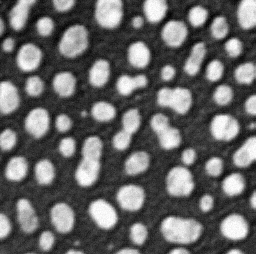
#> input picture classes/class9/images/blobs.png, 256 x 254 px, found by its file name
$ jupyter execute morphology-binary.ipynb   (shell and % lines are left out)
#> lines starting #> are read from the running program, lines starting #| are printed output that depends on the picture; after the words box and inside, x2 and y2 are one past the last pixel; in counts of white or black regions, pixels touching at a corner belong together
# Morphology: Binary Methods

[cell 1]

import time

import numpy as np

import matplotlib.image as img
import matplotlib.pyplot as plt

from skimage import data, io
from skimage.util import img_as_ubyte, invert

from skimage.morphology import disk, square
from skimage.morphology import thin, medial_axis
from skimage.morphology import area_opening
from skimage.morphology import convex_hull_image, convex_hull_object

from scipy.ndimage import binary_dilation, binary_erosion
from scipy.ndimage import binary_opening, binary_closing

[cell 2]
def show_images(I, titles=None):
    fig, ax = plt.subplots(1, len(I), figsize=(12,12))

    for i in np.arange(0,len(I)):
        ax[i].imshow(I[i], cmap='gray')
        ax[i].set_axis_off()
        if titles != None:
            ax[i].set_title(titles[i])

[cell 3]
I = io.imread("../../images/blobs.png", as_gray=True)
#> I is the input picture: shape (254, 256); min 0, max 255, mean 103.2
I = img_as_ubyte(I)

B1 = np.where(I<70, False, True)
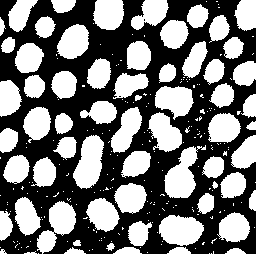
#> B1: shape (254, 256) bool; 46.8% white; 249 white regions (185 under 20 px), largest, box (x1, y1, x2, y2) and area: (73, 135, 104, 189) 1121, (164, 145, 206, 198) 1119, (159, 215, 204, 246) 1057
B2 = np.where(I<128, False, True)
#> B2: shape (254, 256) bool; 33.7% white; 64 white regions (3 under 20 px), largest, box (x1, y1, x2, y2) and area: (75, 137, 102, 187) 890, (161, 217, 202, 244) 849, (157, 87, 191, 114) 669
B3 = np.where(I<150, False, True)
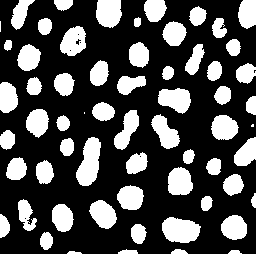
#> B3: shape (254, 256) bool; 29.9% white; 62 white regions (3 under 20 px), largest, box (x1, y1, x2, y2) and area: (76, 137, 101, 186) 810, (162, 217, 201, 243) 771, (96, 0, 122, 28) 612

show_images([B1,B2,B3], ['Low Threshold','Medium Threshold','High Threshold'])
#> the loop in show_images, `for i in np.arange(0,len(I)):` made 3 passes
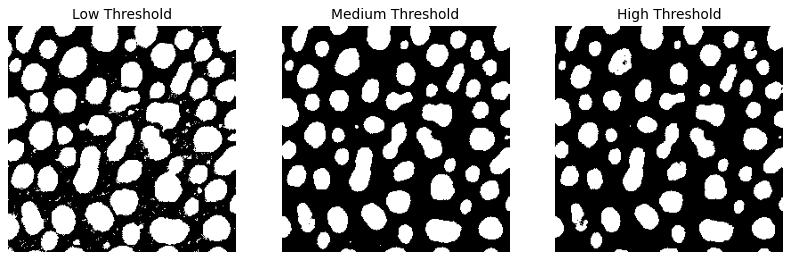
#> figure drawn by matplotlib, 3 panels

[cell 4]
for N in [1,2]:
    print(disk(N),'\n')

for N in [3,5]:
    print(square(N),'\n')

[cell 5]
B = np.copy(B2)

SE = disk(1)
OP = binary_dilation # dilation, erosion, opening, closing

Bk = [B]
Tk = [0]

for k in [1,2]:
    BSE = OP(B, SE, iterations=k)
    Bk.append(BSE)
    Tk.append(k)
#> after the loop, Bk = 3 items; Tk = [0, 1, 2]

show_images(Bk, Tk)
#> the loop in show_images (call 2), `for i in np.arange(0,len(I)):` made 3 passes

[cell 6]
B = np.copy(B2)

SE4 = disk(1)
SE8 = square(3)

B4 = np.bitwise_and(B, np.invert(binary_erosion(B, SE4))) # Boundary w/8-connectivity
#> B4: shape (254, 256) bool; 5.8% white in thin lines or dots
B8 = np.bitwise_and(B, np.invert(binary_erosion(B, SE8))) # Boundary w/4-connectivity
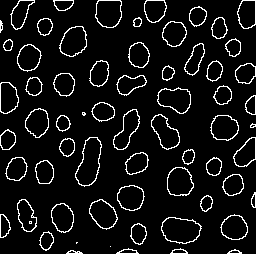
#> B8: shape (254, 256) bool; 7.7% white in thin lines or dots
SD = B4^B8
#> SD: shape (254, 256) bool; 2% white in thin lines or dots

show_images([B4,B8,SD],['SE4','SE8','Set Difference'])

[cell 7]
B = np.copy(B2)

M1 = np.bitwise_and(B, invert(thin(B)))
#> M1: shape (254, 256) bool; 32.6% white; 63 white regions (4 under 20 px), largest, box (x1, y1, x2, y2) and area: (75, 137, 102, 187) 860, (161, 217, 202, 244) 829, (157, 87, 191, 114) 647
M2 = np.bitwise_and(B, invert(medial_axis(B)))
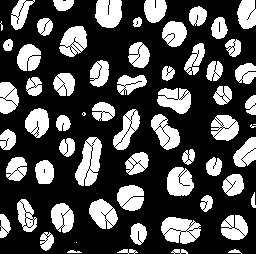
#> M2: shape (254, 256) bool; 31.1% white; 64 white regions (5 under 20 px), largest, box (x1, y1, x2, y2) and area: (75, 137, 102, 186) 825, (161, 217, 201, 244) 771, (95, 0, 122, 28) 639
M,D = medial_axis(B, return_distance=True)
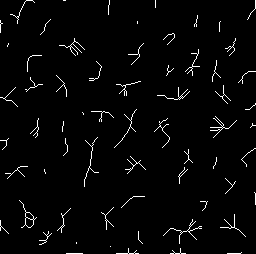
#> M: shape (254, 256) bool; 2.6% white in thin lines or dots
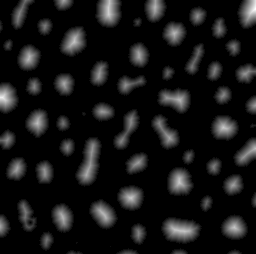
#> D: shape (254, 256) float64; min 0, max 16.12, mean 1.39; drawn with min black and max white

show_images([M1,M2,D],['Thinning','Medial Axis','Distance Map'])

[cell 8]
B = area_opening(B2, 500, connectivity=1)

C1 = convex_hull_image(B)
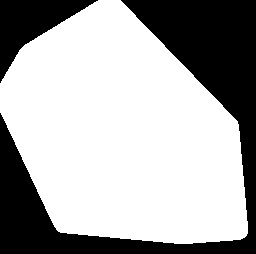
#> C1: shape (254, 256) bool; 66.9% white; 2 black regions, box (x1, y1, x2, y2) and area: (0, 0, 256, 254) 18309, (0, 0, 98, 83) 3207
C2 = convex_hull_object(B, connectivity=1)
#> C2: shape (254, 256) bool; 16.3% white; 16 white regions, largest, box (x1, y1, x2, y2) and area: (75, 137, 102, 187) 975, (161, 217, 202, 244) 893, (157, 87, 191, 114) 730

C1 = img_as_ubyte(C1)//2
C2 = img_as_ubyte(C2)//2

C1[B] = 255
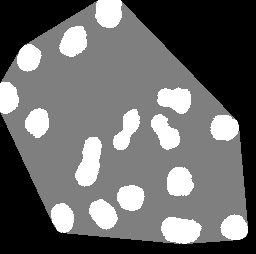
#> C1: shape (254, 256); min 0, max 255, mean 104.6
C2[B] = 255
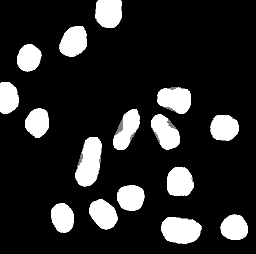
#> C2: shape (254, 256); min 0, max 255, mean 40.4

show_images([B,C1,C2],['Area Opening','Convex Hull Image','Convex Hull Object'])
